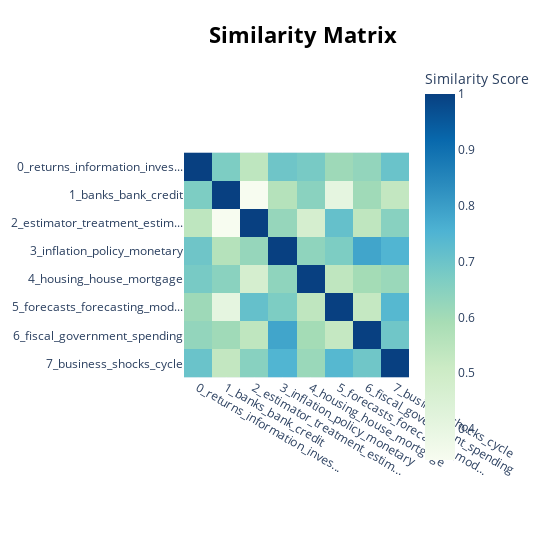

Notebook cell for this chart:
### Code cell
fig = topic_model.visualize_heatmap(top_n_topics = 8, width = 550, height = 550)
fig
# fig.write_html("similarity.html")

### Figure 1 — Plotly figure (JSON) as saved in the notebook; plotly's stock layout.template omitted (floating-point values rounded to 4 significant figures)
{"data": [{"coloraxis": "coloraxis", "hovertemplate": "x: %{x}<br>y: %{y}<br>Similarity Score: %{z}<extra></extra>", "name": "0", "type": "heatmap", "x": ["0_returns_information_inves...", "1_banks_bank_credit", "2_estimator_treatment_estim...", "3_inflation_policy_monetary", "4_housing_house_mortgage", "5_forecasts_forecasting_mod...", "6_fiscal_government_spending", "7_business_shocks_cycle"], "xaxis": "x", "y": ["0_returns_information_inves...", "1_banks_bank_credit", "2_estimator_treatment_estim...", "3_inflation_policy_monetary", "4_housing_house_mortgage", "5_forecasts_forecasting_mod...", "6_fiscal_government_spending", "7_business_shocks_cycle"], "yaxis": "y", "z": [[1.0, 0.6689, 0.5401, 0.6938, 0.6781, 0.6085, 0.6284, 0.703], [0.6689, 1.0, 0.3446, 0.5617, 0.645, 0.4072, 0.6042, 0.5293], [0.5401, 0.3446, 1.0, 0.624, 0.4727, 0.7118, 0.5373, 0.6492], [0.6938, 0.5617, 0.624, 1.0, 0.6352, 0.6692, 0.7843, 0.7487], [0.6781, 0.645, 0.4727, 0.6352, 1.0, 0.5384, 0.597, 0.6152], [0.6085, 0.4072, 0.7118, 0.6692, 0.5384, 1.0, 0.5239, 0.7394], [0.6284, 0.6042, 0.5373, 0.7843, 0.597, 0.5239, 1.0, 0.6927], [0.703, 0.5293, 0.6492, 0.7487, 0.6152, 0.7394, 0.6927, 1.0]]}], "layout": {"coloraxis": {"colorbar": {"title": {"text": "Similarity Score"}}, "colorscale": [[0, "rgb(247,252,240)"], [0.125, "rgb(224,243,219)"], [0.25, "rgb(204,235,197)"], [0.375, "rgb(168,221,181)"], [0.5, "rgb(123,204,196)"], [0.625, "rgb(78,179,211)"], [0.75, "rgb(43,140,190)"], [0.875, "rgb(8,104,172)"], [1, "rgb(8,64,129)"]]}, "height": 550, "hoverlabel": {"bgcolor": "white", "font": {"family": "Rockwell", "size": 16}}, "legend": {"title": {"text": "Trend"}}, "margin": {"t": 60}, "showlegend": true, "title": {"font": {"color": "Black", "size": 22}, "text": "<b>Similarity Matrix</b>", "x": 0.55, "xanchor": "center", "y": 0.95, "yanchor": "top"}, "width": 550, "xaxis": {"anchor": "y", "constrain": "domain", "domain": [0, 1], "scaleanchor": "y"}, "yaxis": {"anchor": "x", "autorange": "reversed", "constrain": "domain", "domain": [0, 1]}}}
